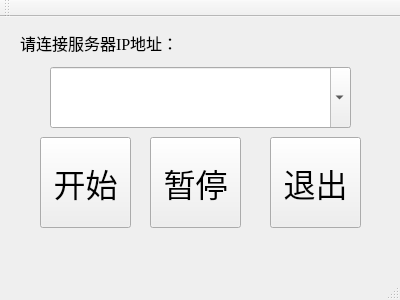
<?xml version="1.0" encoding="UTF-8"?>
<ui version="4.0">
 <class>MainWindow</class>
 <widget class="QMainWindow" name="MainWindow">
  <property name="geometry">
   <rect>
    <x>0</x>
    <y>0</y>
    <width>400</width>
    <height>300</height>
   </rect>
  </property>
  <property name="windowTitle">
   <string>MainWindow</string>
  </property>
  <widget class="QWidget" name="centralWidget">
   <widget class="QLabel" name="label">
    <property name="geometry">
     <rect>
      <x>20</x>
      <y>10</y>
      <width>171</width>
      <height>31</height>
     </rect>
    </property>
    <property name="font">
     <font>
      <family>Times New Roman</family>
      <pointsize>12</pointsize>
     </font>
    </property>
    <property name="text">
     <string>请连接服务器IP地址：</string>
    </property>
   </widget>
   <widget class="QComboBox" name="comboBox_ipaddr">
    <property name="geometry">
     <rect>
      <x>50</x>
      <y>50</y>
      <width>301</width>
      <height>61</height>
     </rect>
    </property>
    <property name="font">
     <font>
      <family>Times New Roman</family>
      <pointsize>18</pointsize>
     </font>
    </property>
    <property name="editable">
     <bool>true</bool>
    </property>
   </widget>
   <widget class="QPushButton" name="pushButton_start">
    <property name="geometry">
     <rect>
      <x>40</x>
      <y>120</y>
      <width>91</width>
      <height>91</height>
     </rect>
    </property>
    <property name="font">
     <font>
      <family>幼圆</family>
      <pointsize>24</pointsize>
     </font>
    </property>
    <property name="text">
     <string>开始</string>
    </property>
   </widget>
   <widget class="QPushButton" name="pushButton_pause">
    <property name="geometry">
     <rect>
      <x>150</x>
      <y>120</y>
      <width>91</width>
      <height>91</height>
     </rect>
    </property>
    <property name="font">
     <font>
      <family>幼圆</family>
      <pointsize>24</pointsize>
     </font>
    </property>
    <property name="text">
     <string>暂停</string>
    </property>
   </widget>
   <widget class="QPushButton" name="pushButton_quit">
    <property name="geometry">
     <rect>
      <x>270</x>
      <y>120</y>
      <width>91</width>
      <height>91</height>
     </rect>
    </property>
    <property name="font">
     <font>
      <family>幼圆</family>
      <pointsize>24</pointsize>
     </font>
    </property>
    <property name="text">
     <string>退出</string>
    </property>
   </widget>
  </widget>
  <widget class="QMenuBar" name="menuBar">
   <property name="geometry">
    <rect>
     <x>0</x>
     <y>0</y>
     <width>400</width>
     <height>23</height>
    </rect>
   </property>
  </widget>
  <widget class="QToolBar" name="mainToolBar">
   <attribute name="toolBarArea">
    <enum>TopToolBarArea</enum>
   </attribute>
   <attribute name="toolBarBreak">
    <bool>false</bool>
   </attribute>
  </widget>
  <widget class="QStatusBar" name="statusBar"/>
 </widget>
 <layoutdefault spacing="6" margin="11"/>
 <resources/>
 <connections/>
</ui>
